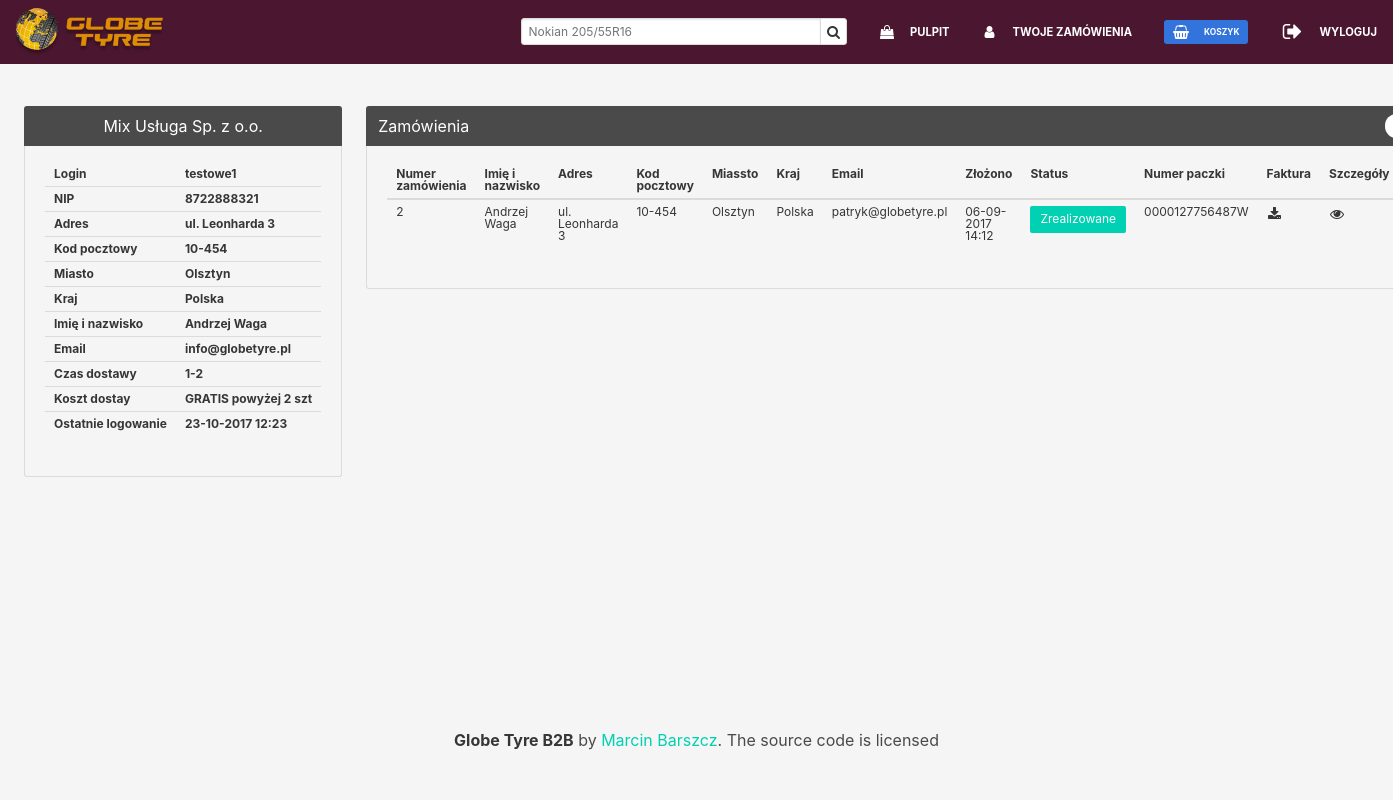
/account/ (signed in), run on the app's committed database.
### account/models.py (models this page shows, shortened)
class Profile(models.Model):
    user = models.OneToOneField(settings.AUTH_USER_MODEL)
    company_name = models.CharField(max_length=100, verbose_name='Nazwa firmy', blank=True, null=True)
    nip = models.CharField(max_length=50, verbose_name='NIP', blank=True, null=True)
    address = models.CharField(max_length=250, verbose_name='Adres', blank=True, null=True)
    postal_code = models.CharField(max_length=20, verbose_name='Kod pocztowy', blank=True, null=True)
    city = models.CharField(max_length=100, verbose_name='Miasto', blank=True, null=True)
    country = models.CharField(max_length=100, verbose_name='Kraj', blank=True, null=True)
    delivery_time = models.CharField(max_length=10, verbose_name="Czas dostawy", blank=True, null=True)
    delivery_price = models.CharField(max_length=100, verbose_name="Dostawa", blank=True, null=True)
    b2b = models.BooleanField(default=True)
    class Meta:
        verbose_name = 'Profil'
        verbose_name_plural = 'Profile'

### orders/models.py (models this page shows, shortened)
class Order(models.Model):
	buyer = models.ForeignKey(User, related_name='orders_buyer')
	first_name = models.CharField(max_length=50)
	last_name = models.CharField(max_length=50)
	email = models.EmailField()
	address = models.CharField(max_length=250)
	postal_code = models.CharField(max_length=20)
	city = models.CharField(max_length=100)
	country = models.CharField(max_length=100)
	created = models.DateTimeField(auto_now_add=True)
	updated = models.DateTimeField(auto_now=True)
	invoice = models.FileField(upload_to='Invoices/%Y/%m/%d', blank=True)
	tracking_number = models.CharField(max_length=100, null=True, blank=True)
	status = models.ForeignKey(Status, related_name='status', default=1)
	kurier = models.BooleanField("Wysyłka kurierem", default=False)
	class Meta:
		ordering = ('-created',)
		verbose_name = 'Zamówienie'
		verbose_name_plural = 'Zamówienia'

class Status(models.Model):
    name = models.CharField(max_length=200, db_index=True)
    slug = models.CharField(max_length=200, db_index=True)
    priority = models.PositiveIntegerField(verbose_name="Priorytet")
    class Meta:
        verbose_name = "Status"
        verbose_name_plural = "Statusy"
    def __str__(self):
        return self.name

### account/views.py (the view)
class DashboardView(generic.ListView):
    model = User
    template_name = 'account/dashboard.html'
    context_object_name = 'dashboard'
    @method_decorator(login_required(login_url='/account/login/'))
    def dispatch(self, request, *args, **kwargs):
        return super(DashboardView, self).dispatch(request, *args, **kwargs)
    def get_context_data(self, **kwargs):
        context = super(DashboardView, self).get_context_data(**kwargs)
        orders_list = Order.objects.filter(buyer=self.request.user)
        context["orders"] = orders_list
        return context

### cart/cart.py (called while the page is built)
	def __len__(self):
		return sum(item['quantity'] for item in self.cart.values())

### cart/context_processors.py (called while the page is built)
def cart(request):
	return {'cart': Cart(request)}

### account/templates/account/dashboard.html (shortened to what this page needs)
{% extends "shop/base.html" %}
{% block content %}
<div class="tile is-ancestor">
    <div class="tile is-vertical is-3">
        <div class="tile">
            <div class="tile is-parent">
                <article class="tile is-child">
                    <div class="content">
                        <article class="message">
                            <div class="message-header height-40 has-justify-content-center">
                                <p>{{ request.user.profile.company_name }}</p>
                            </div>
                            <div class="message-body">
                                <table class="table is-fullwidth">
                                    <tr>
                                        <th>Login</th>
                                        <th>{{ request.user.username }}</th>
                                    </tr>
                                    <tr>
                                        <th>NIP</th>
                                        <th>{{ request.user.profile.nip }}</th>
                                    </tr>
                                    <tr>
                                        <th>Adres</th>
                                        <th>{{ request.user.profile.address }}</th>
                                    </tr>
                                    <tr>
                                        <th>Kod pocztowy</th>
                                        <th>{{ request.user.profile.postal_code }}</th>
                                    </tr>
                                    <tr>
                                        <th>Miasto</th>
                                        <th>{{ request.user.profile.city }}</th>
                                    </tr>
                                    <tr>
                                        <th>Kraj</th>
                                        <th>{{ request.user.profile.country }}</th>
                                    </tr>
                                    <tr>
                                        <th>Imię i nazwisko</th>
                                        <th>{{ request.user.first_name }} {{ request.user.last_name }}</th>
                                    </tr>
                                    <tr>
                                        <th>Email</th>
                                        <th>{{ request.user.email }}</th>
                                    </tr>
                                    <tr>
                                        <th>Czas dostawy</th>
                                        <th>{{ request.user.profile.delivery_time }}</th>
                                    </tr>
                                    <tr>
                                        <th>Koszt dostay</th>
                                        <th>{{ request.user.profile.delivery_price|safe }}</th>
                                    </tr>
                                    <tr>
                                        <th>Ostatnie logowanie</th>
                                        <th>{{ request.user.last_login|date:"d-m-Y H:i" }}</th>
                                    </tr>
                                </table>
                            </div>
                        </article>
                    </div>
                </article>
            </div>
        </div>
    </div>
    <div class="tile is-parent">
        <article class="tile is-child">
            <div class="content">
                <article class="message">
                    <div class="message-header">
                        <p class="mar-bottom-0">Zamówienia</p>
                        <span class="tag is-white is-rounded">{{ orders.count }}</span>
                    </div>
                    <div class="message-body">
                        {% if orders.count > 0 %}
                        <table class="table is-striped is-fullwidth">
                            <thead>
                                <tr>
                                    <th>Numer zamówienia</th>
                                    <th>Imię i nazwisko</th>
                                    <th>Adres</th>
                                    <th>Kod pocztowy</th>
                                    <th>Miassto</th>
                                    <th>Kraj</th>
                                    <th>Email</th>
                                    <th>Złożono</th>
                                    <th>Status</th>
                                    <th>Numer paczki</th>
                                    <th>Faktura</th>
                                    <th>Szczegóły</th>
                                </tr>
                            </thead>
                            <tbody>
                                {% for item in orders %}
                                <tr>
                                    <td>{{ item.id }}</td>
                                    <td>{{ item.first_name }} {{ item.last_name }}</td>
                                    <td>{{ item.address }}</td>
                                    <td>{{ item.postal_code }}</td>
                                    <td>{{ item.city }}</td>
                                    <td>{{ item.country }}</td>
                                    <td>{{ item.email }}</td>
                                    <td>{{ item.created|date:'d-m-Y H:i' }}</td>
                                     {% if item.status_id == 2 %}
                                    <td><a class="button is-primary is-small">{{ item.status }}</a></td>
                                    {% endif %}
                                    {% if item.tracking_number is None %}
                                    <td></td>
                                    {% else %}
                                    <td><a href="https://tracktrace.dpd.com.pl/parcelDetails?typ=1&p1={{ item.tracking_number }}" target="_blank">{{ item.tracking_number }}</a></td>
                                    {% endif %}
                                    {% if item.invoice %}
                                    <td><a href="/media/{{ item.invoice }}" target="_blank"><span class="icon is-small"><i class="fa fa-download"></i></span></a></td>
                                    {% else %}
                                    <td></td>
                                    {% endif %}
                                    <td><a href="/orders/order/{{ item.id }}"><span class="icon is-small"><i class="fa fa-eye"></i></span></a></td>
                                </tr>
                                {% endfor %}
                            </tbody>
                        </table>
                        {% else %}
                        <p>Brak zamówień do wyświetlenia</p>
                        {% endif %}
                    </div>
                </article>
            </div>
            </article>
    </div>
{% endblock %}

### bin/static/css/style.css (style rules this page uses)
html, body { background-color: #f5f5f5; }
.main a { text-decoration: none !important; }
.main .table { background-color: transparent; }
.main .table tr { font-size: 12px; line-height: 1; }
.mar-bottom-0 { margin-bottom: 0 !important; }
.height-40 { height: 40px; }
.has-justify-content-center { -webkit-box-pack: center; -ms-flex-pack: center; justify-content: center; }
#product-list .table td, .table th { border: 0; }

### data on the page
Order: id "2", first_name "Andrzej", last_name "Waga", address "ul. Leonharda 3", postal_code "10-454", city "Olsztyn", country "Polska", email "patryk@globetyre.pl", created "06-09-2017 14:12", status "Zrealizowane", tracking_number "0000127756487W"

### other printed values
{{ request.user.profile.company_name }} "Mix Usługa Sp. z o.o."
{{ request.user.username }} "testowe1"
{{ request.user.profile.nip }} "8722888321"
{{ request.user.profile.address }} "ul. Leonharda 3"
{{ request.user.profile.postal_code }} "10-454"
{{ request.user.profile.city }} "Olsztyn"
{{ request.user.profile.country }} "Polska"
{{ request.user.first_name }} "Andrzej"
{{ request.user.last_name }} "Waga"
{{ request.user.email }} "info@globetyre.pl"
{{ request.user.profile.delivery_time }} "1-2"
{{ request.user.profile.delivery_price|safe }} "GRATIS powyżej 2 szt"
{{ request.user.last_login|date:"d-m-Y H:i" }} "23-10-2017 12:23"
